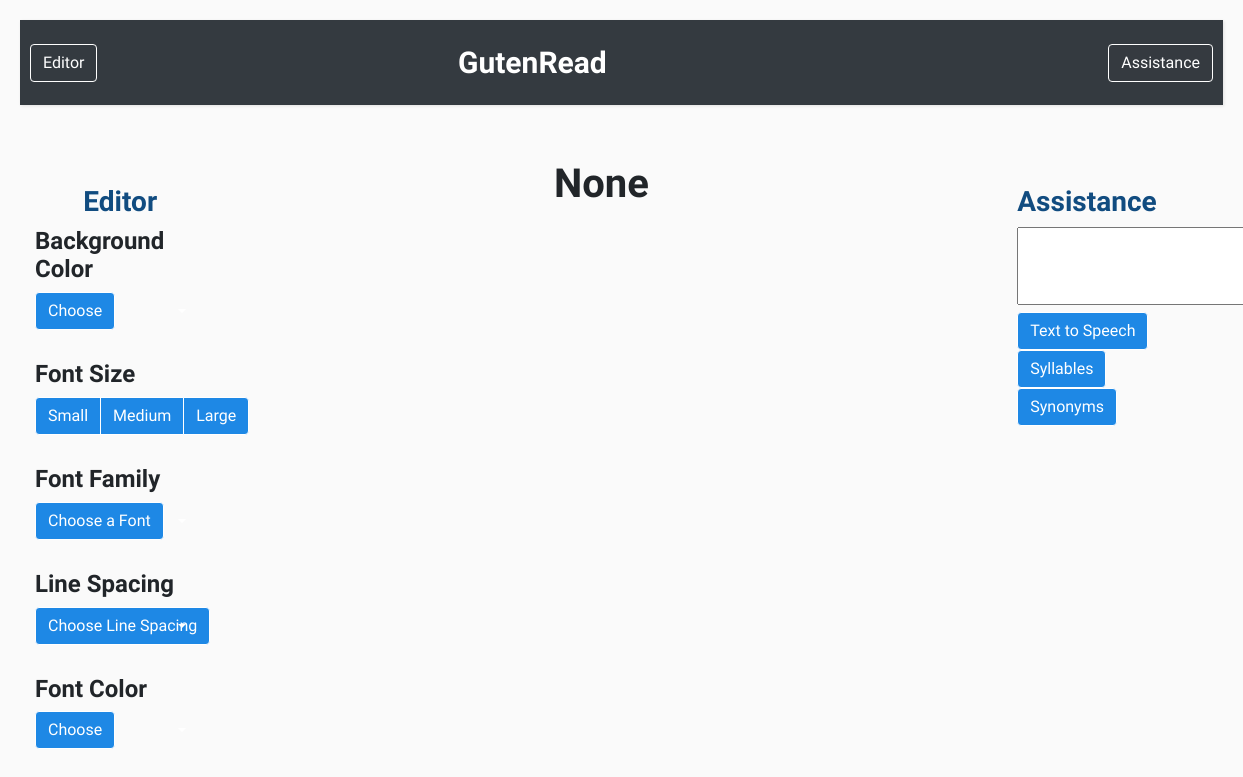
The page /45/ on the database as committed earlier.
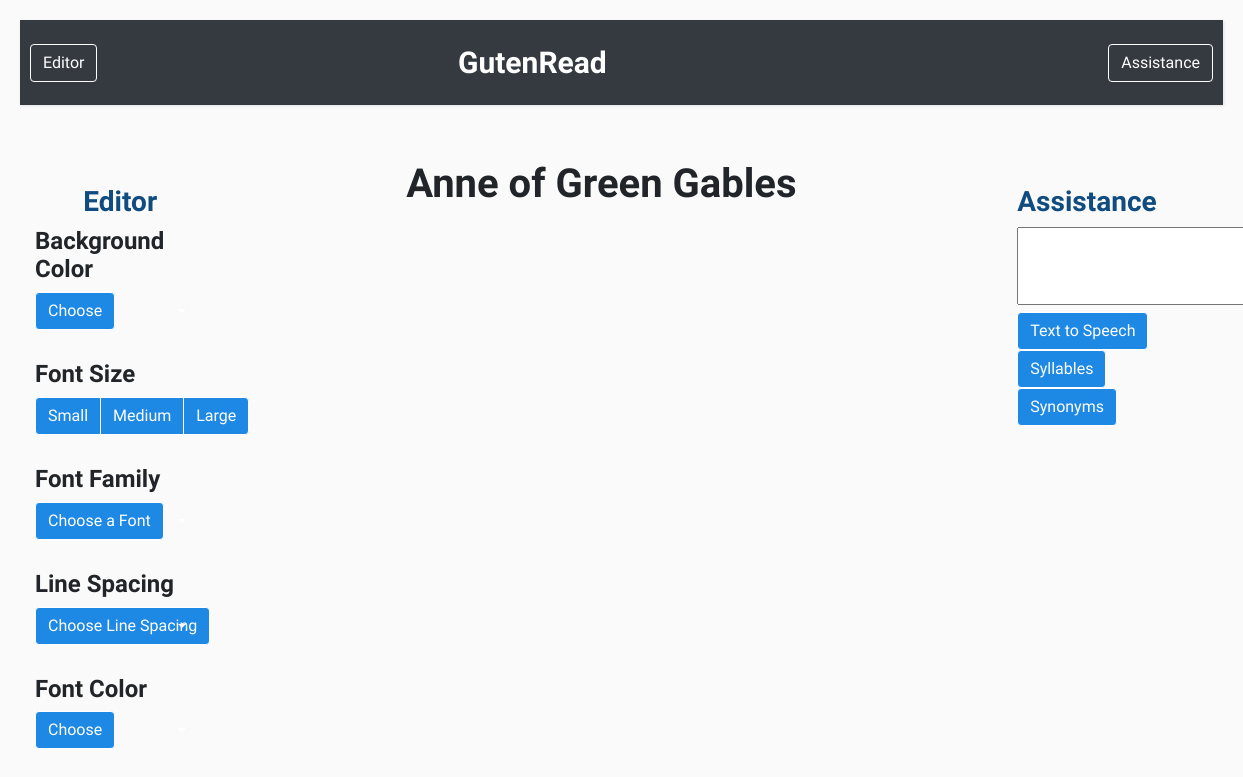
The same page on the database as committed later.
### pages/models.py (models this page shows, shortened)
class Book(models.Model):
    book_num = models.IntegerField(primary_key=True)
    book_title = models.CharField(max_length=100)
    book_author_fname = models.CharField(max_length=50, blank = True)
    book_author_lname = models.CharField(max_length=100, blank = True)
    book_cover_photo = models.ImageField(upload_to= 'book_covers', default='no-image-png.png')
    def get_book_name(number):
        books = Book.objects.all()
        for book in books:
            if book.book_num == number:
                return book.book_title

### pages/views.py (the view)
# urls.py: path('<int:book_num>/', editor_view, name="editor"),
def editor_view(request, book_num):
	name = Book.get_book_name(book_num)
	if request.method == 'POST':
		print("Run2")
		if request.POST.get('type') and request.POST.get('type') == "syll":
			print("Run3")
			textSelected = request.POST.get('sel')
			print(textSelected)
	args = {
		'content': [getBookTextByNumber(book_num, False)], 'name': name
	}
	return render(request, "editor.html", args)

### pages/gutenbergtest.py (called while the page is built)
def getBookTextByNumber(bookID, strip):
    bookText = load_etext(bookID)
    if strip:
        bookText = strip_headers(bookText).strip()
    return bookText

### templates/editor.html (shortened to what the changed rows need)
<!DOCTYPE html>
<html lang="en">
<head>
    <link rel="stylesheet" href="https://stackpath.bootstrapcdn.com/bootstrap/4.1.0/css/bootstrap.min.css">
    {% load static %}
    <link rel="stylesheet" href="{% static 'css/style.css' %}">
</head>
 {% load static %}
<body>
    <div class="wrapper">
        <div id="content">
                <div class="container-fluid">
                    <div class = "row">
                                    {% load static %}
                        <div  class="col-sm-7" >
                            <div style="padding-top: 15px; margin-left: 60px">
                            {% block content %}
                                <h1 style = "padding-bottom: 2vh; text-align: center; font-weight: bold">{{name}}</h1>
                            {% endblock %}
                            </div>
                        </div>
                    </div>
                </div>
            </div>
        </div>
</body>
</body>
</html>

Rows that differ between the two databases and show on the page:
added Book: book_title "Anne of Green Gables"
Other text that changed with them:
{{ name }}: "None" → (not shown)
